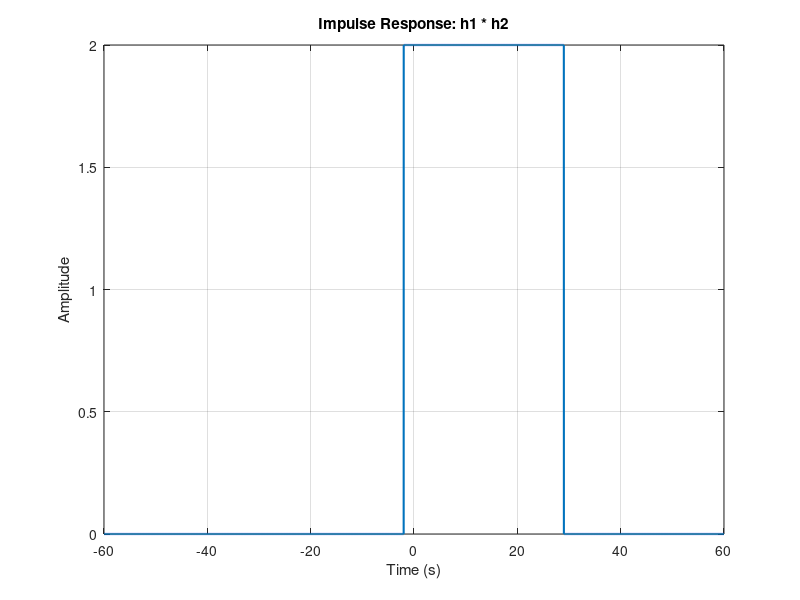
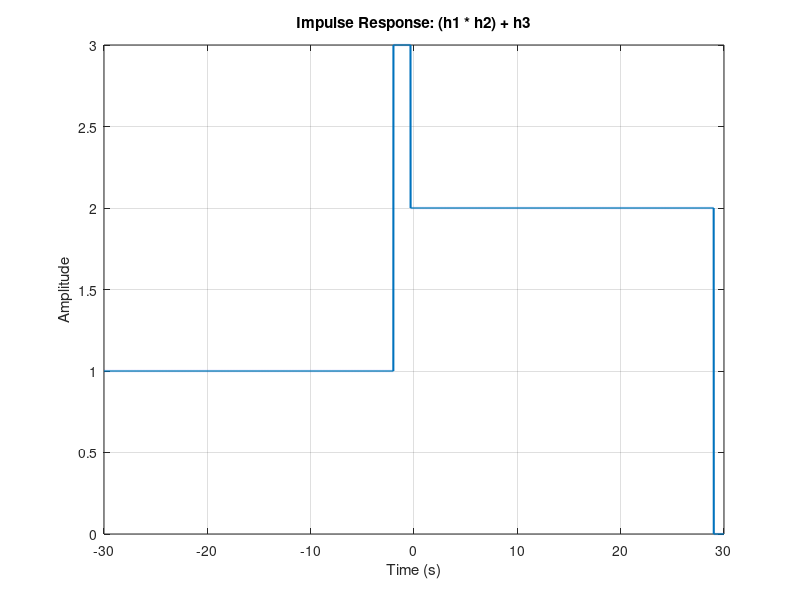
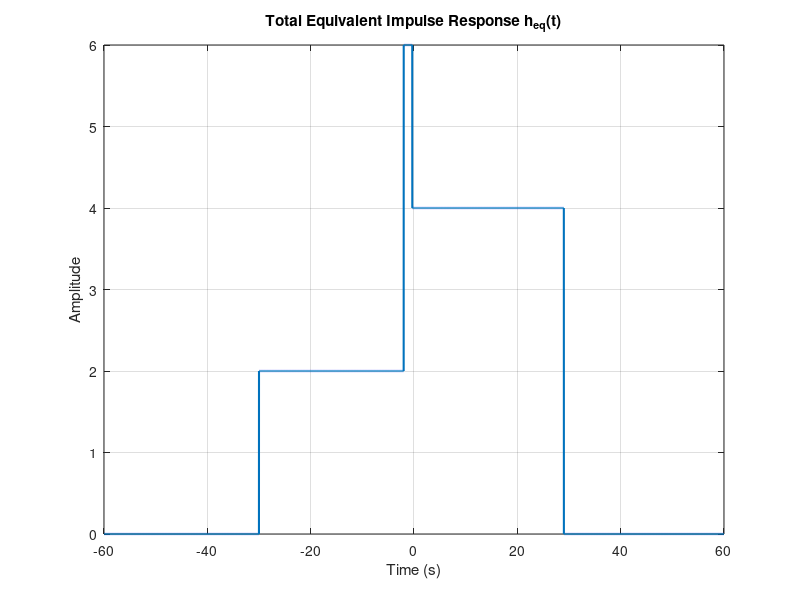
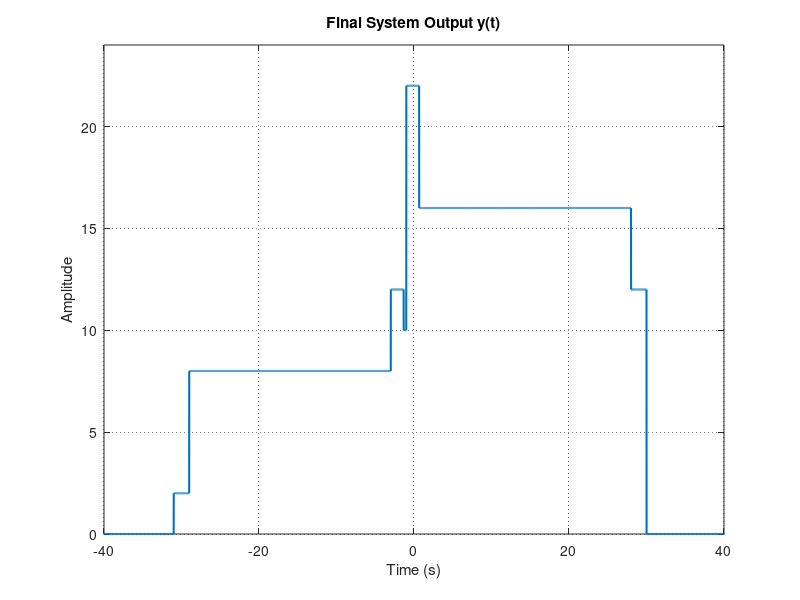

Write the MATLAB code that produced these figures, in order.
clc;
clear all;
close all;

t = -30:0.01:30;

h1 = (t + 1 > 0);

h2 = zeros(size(t));
h2(abs(t + 1) < 0.01/2) = 2/0.01;

h3 = (-3*t - 1 >= 0);

h4 = zeros(size(t));
h4(abs(t) < 0.01/2) = 2/0.01;

h12 = conv(h1, h2) * 0.01;
t12 = t(1)+t(1) : 0.01 : t(end)+t(end);

figure
plot(t12, h12, 'LineWidth', 1.5)
title('Impulse Response: h1 * h2');
xlabel('Time (s)');
ylabel('Amplitude');
grid on;

h12_resampled = interp1(t12, h12, t, 'linear', 0);
h123 = h12_resampled + h3;

figure
plot(t, h123, 'LineWidth', 1.5)
title('Impulse Response: (h1 * h2) + h3');
xlabel('Time (s)');
ylabel('Amplitude');
grid on;

heq = conv(h123, h4) * 0.01;
teq = t(1)+t(1) : 0.01 : t(end)+t(end);

figure
plot(teq, heq, 'LineWidth', 1.5)
title('Total Equivalent Impulse Response h_{eq}(t)');
xlabel('Time (s)');
ylabel('Amplitude');
grid on;

x = zeros(size(t));
x(abs(t + 1) < 0.01/2) = 1/0.01;
x(abs(t - 1) < 0.01/2) = 3/0.01;

y = conv(x, heq) * 0.01;
ty = t(1)+teq(1) : 0.01 : t(end)+teq(end);

figure
plot(ty, y, 'LineWidth', 1.5)
title('Final System Output y(t)');
xlabel('Time (s)');
ylabel('Amplitude');
grid on;
set(gca, 'GridLineStyle', ':', 'GridColor', 'k', 'GridAlpha', 0.5);

axis([-40 40 0 24]);
